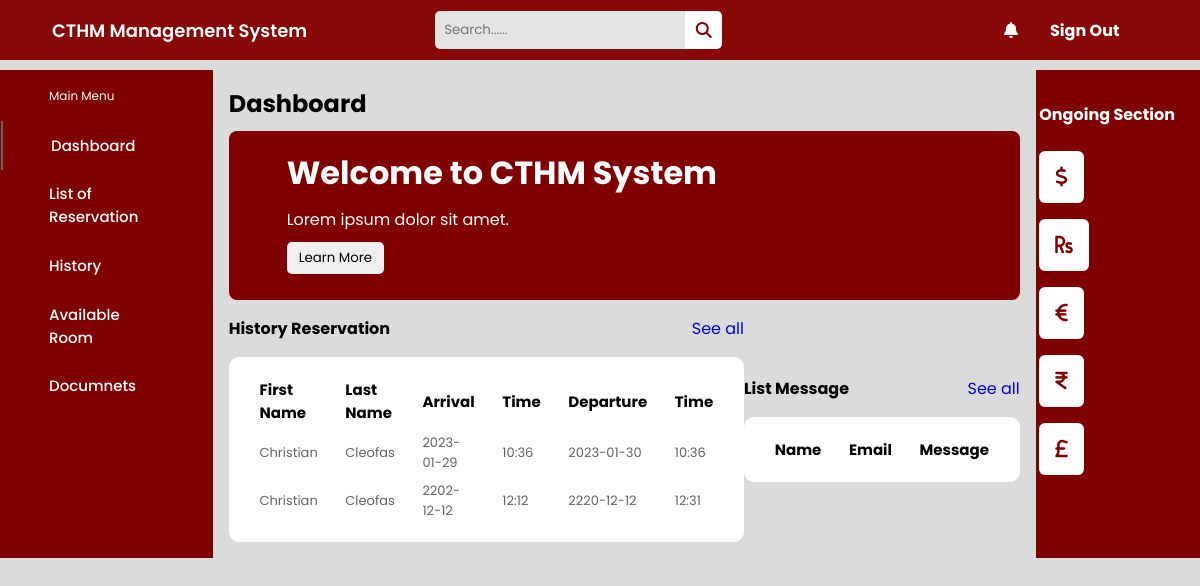
The page /Dashboard/dashboard (signed in) on the database its author committed.
### HomePage/models.py (models this page shows, shortened)
class Reservation(models.Model):
    fname = models.CharField(max_length=50)
    lname = models.CharField(max_length=50)
    address = models.CharField(max_length=70)
    city = models.CharField(max_length=70)
    province = models.CharField(max_length=70)
    postal = models.CharField(max_length=50)
    email = models.CharField(max_length=50)
    phone = models.CharField(max_length=50)
    arrival_date = models.CharField(max_length=50)
    arrival_time = models.CharField(max_length=50)
    departure_date = models.CharField(max_length=50)
    departure_time = models.CharField(max_length=50)
    number_person = models.CharField(max_length=50)
    message = models.CharField(max_length=80)

### Dashboard/views.py (the view)
# urls.py: path('dashboard', views.dashboard, name='dashboard'),
def dashboard(request):
    return render(request, 'Dashboard/dashboard.html', {
        'reservation': Reservation.objects.all(),
        'contact': Contact.objects.all(),
    })

### Dashboard/templates/Dashboard/dashboard.html (shortened to what this page needs)
{% load static %}
<!DOCTYPE html>
<html lang="en">
<head>
  <link rel="stylesheet" href="{% static 'css/dashboards.css' %}">
  <link rel="stylesheet" href="https://cdnjs.cloudflare.com/ajax/libs/font-awesome/6.2.0/css/all.min.css" />
</head>
<body>
  {% if user.is_authenticated %}
  <header class="header">
    <div class="logo">
      <a href="#">CTHM Management System</a>
      <div class="search_box">
        <input type="text" placeholder="Search......">
        <i class="fa-sharp fa-solid fa-magnifying-glass"></i>
      </div>
    </div>
    <div class="header-icons">
      <i class="fas fa-bell"></i>
      <div class="account">
        <form action="signout" method="POST">
          <a href=""><h4>Sign Out</h4></a>
        </form>
      </div>
    </div>
  </header>
  <div class="container">
    <nav style="background-color: maroon;">
      <div class="side_navbar" style="color: #ffff;">
        <span style="color: #fff;">Main Menu</span>
        <a style="color: #ffff;" href="{% url 'dashboard' %}" class="active">Dashboard</a>
        <a style="color: #ffff;" href="{% url 'list' %}">List of Reservation</a>
        <a style="color: #ffff;" href="#">History</a>
        <a style="color: #ffff;" href="#">Available Room</a>
        <a style="color: #ffff;" href="#">Documnets</a>
      </div>
    </nav>
    <div class="main-body">
      <h2>Dashboard</h2>
      <div class="promo_card">
        <h1>Welcome to CTHM System</h1>
        <span>Lorem ipsum dolor sit amet.</span>
        <button>Learn More</button>
      </div>
      <div class="history_lists">
        <div class="list1">
              <div class="row">
                  <h4>History Reservation</h4>
                  <a href="#">See all</a>
            </div>
            <table>
              <thead>
                  <tr>
                      <th>First Name</th>
                      <th>Last Name</th>
                      <th>Arrival</th>
                      <th>Time</th>
                      <th>Departure</th>
                      <th>Time</th>
                  </tr>
              </thead>
              {% if reservation %}
              <tbody>
                  {% for item in reservation %}
                  <tr>
                      <td>{{ item.fname }}</td>
                      <td>{{ item.lname }}</td>
                      <td>{{ item.arrival_date }}</td>
                      <td>{{ item.arrival_time }}</td>
                      <td>{{ item.departure_date }}</td>
                      <td>{{ item.departure_time }}</td>
                  </tr>
                  {% endfor %}
              </tbody>
              {% endif %}
          </table>
    </div>
        <div class="list2">
          <div class="row">
            <h4>List Message</h4>
            <a href="#">See all</a>
          </div>
          <table>
            <thead>
              <tr>
                <th>Name</th>
                <th>Email</th>
                <th>Message</th>
              </tr>
            </thead>
          </table>
        </div>
      </div>
    </div>
    <div class="sidebar">
      <h4>Ongoing Section</h4>
      <div class="balance">
        <i class="fas fa-dollar icon"></i>
      </div>
      <div class="balance">
        <i class="fa-solid fa-rupee-sign icon"></i>
      </div>
      <div class="balance">
        <i class="fas fa-euro icon"></i>
      </div>
      <div class="balance">
        <i class="fa-solid fa-indian-rupee-sign icon"></i>
      </div>
      <div class="balance">
        <i class="fa-solid fa-sterling-sign icon"></i>
      </div>
    </div>
  </div>
  {% endif %}
</body>
</html>

### static/css/dashboards.css (style rules this page uses)
* { margin: 0; padding: 0; border: none; outline: none; text-decoration: none; box-sizing: border-box; font-family: "Poppins", sans-serif; }
body { background: rgb(219, 219, 219); }
.header { display: flex; align-items: center; justify-content: space-between; height: 60px; padding: 20px; background: rgb(136, 7, 7); }
.header .logo > a { color: #fff; }
.logo { display: flex; align-items: center; }
.logo a { color: #000; font-size: 18px; font-weight: 600; margin: 2rem 8rem 2rem 2rem; }
.search_box { display: flex; align-items: center; }
.search_box input { padding: 9px; width: 250px; background: rgb(228, 228, 228); border-top-left-radius: 5px; border-bottom-left-radius: 5px; }
.search_box i { padding: 0.66rem; cursor: pointer; color: maroon; background: #fff; border-top-right-radius: 5px; border-bottom-right-radius: 5px; }
.header-icons h4 { color: #fff; }
.header-icons { display: flex; align-items: center; }
.header-icons i { margin-right: 2rem; cursor: pointer; color: #fff; }
.header-icons .account { width: 130px; display: flex; align-items: center; justify-content: space-between; }
.container { margin-top: 10px; display: flex; justify-content: space-between; }
nav { background-color: maroon; }
.side_navbar { padding: 1px; display: flex; flex-direction: column; }
.side_navbar span { color: #fff; margin: 1rem 3rem; font-size: 12px; }
.side_navbar a { width: 100%; padding: 0.8rem 3rem; font-weight: 500; font-size: 15px; color: rgb(100, 100, 100); }
.side_navbar .active { border-left: 2px solid rgb(100, 100, 100); }
.main-body { width: 70%; padding: 1rem; }
.promo_card { width: 100%; color: #fff; margin-top: 10px; border-radius: 8px; padding: 0.5rem 1rem 1rem 3rem; background: maroon; }
.promo_card h1, .promo_card span, button { margin: 10px; }
.promo_card button { display: block; padding: 6px 12px; border-radius: 5px; cursor: pointer; }
.history_lists { display: flex; align-items: center; justify-content: space-between; }
.row { display: flex; justify-content: space-between; align-items: center; margin: 1rem 0; }
table { background: #fff; padding: 1rem; text-align: left; border-radius: 10px; }
table td, th { padding: 0.2rem 0.8rem; }
table th { font-size: 15px; }
table td { font-size: 13px; color: rgb(100, 100, 100); }
.sidebar { width: 15%; padding: 2rem 0.22rem; background-color: maroon; }
.sidebar h4 { margin-bottom: 1.5rem; color: #ffffff; }
.sidebar .balance { display: flex; align-items: center; margin-bottom: 1rem; }
.balance .icon { color: maroon; font-size: 20px; border-radius: 6px; margin-right: 1rem; padding: 1rem; background: #ffffff; }

### rows shown on the page
Reservation: fname "Christian", lname "Cleofas", arrival_date "2023-01-29", arrival_time "10:36", departure_date "2023-01-30", departure_time "10:36"
Reservation: fname "Christian", lname "Cleofas", arrival_date "2202-12-12", arrival_time "12:12", departure_date "2220-12-12", departure_time "12:31"
